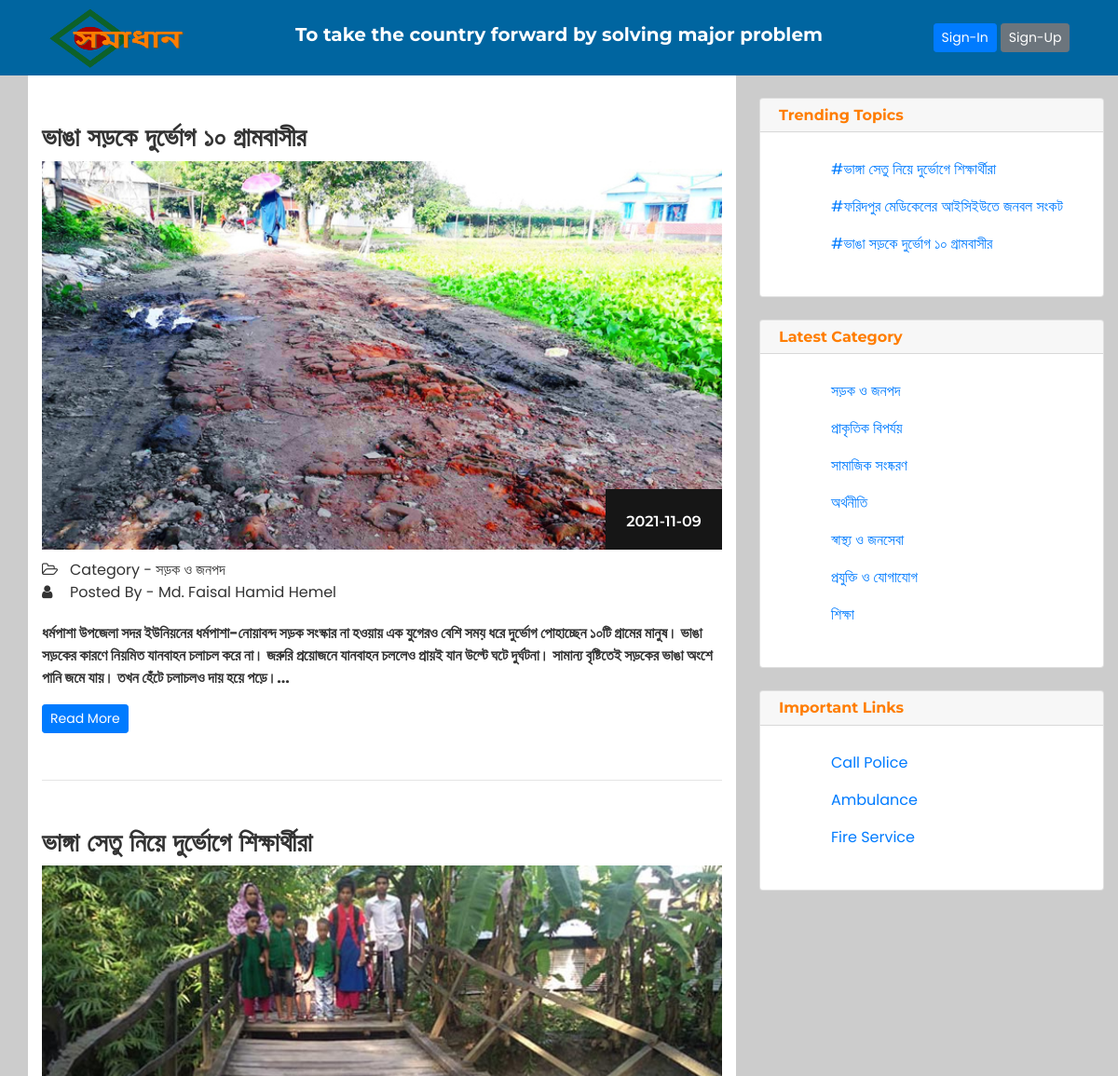
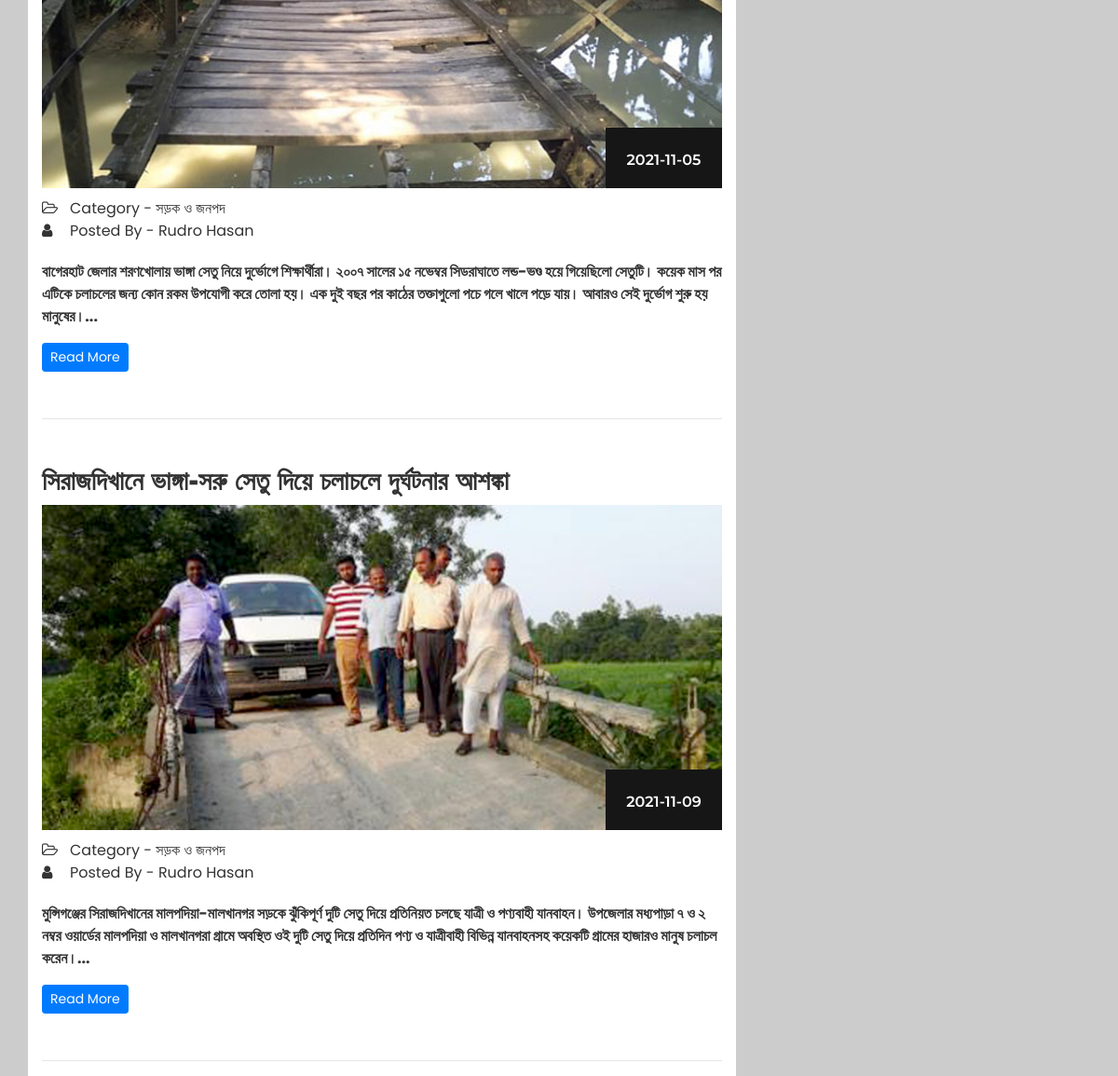
The app's page /singlecategory.php?viewcat=সড়ক ও জনপদ with its own data (2 pictures, top to bottom).
### tables this page shows
CREATE TABLE `blog` (
  `post_id` int(5) NOT NULL,
  `post_title` varchar(255) NOT NULL,
  `long_title` mediumtext NOT NULL,
  `post_desc` mediumtext NOT NULL,
  `post_thumb` mediumtext NOT NULL,
  `location` varchar(255) NOT NULL,
  `post_date` date NOT NULL,
  `post_author` varchar(255) NOT NULL,
  `aut_id` int(11) NOT NULL,
  `post_category` varchar(255) NOT NULL,
  `post_status` varchar(255) NOT NULL
);

CREATE TABLE `categories` (
  `cat_id` int(5) NOT NULL,
  `cat_name` varchar(255) NOT NULL
);

### singlecategory.php (the view, shortened to what this page needs)
<?php include "inc/header.php"; ?>
<section class="parent-sec" id="beginpage">
	<div class="container">
		<div class="row">
			<div class="col-md-8 bg-white">
		<?php
			if (isset($_GET['viewcat'])) {
			  $viewcat = $_GET['viewcat'];
				$readPost = "SELECT * FROM blog WHERE post_category='$viewcat' ORDER BY post_id DESC";
				$showPost = mysqli_query($connection, $readPost);
				while ($row = mysqli_fetch_assoc($showPost)) {
					$post_id          = $row['post_id'];
	              	$post_title       = $row['post_title'];
	              	$long_title       = $row['long_title'];
	                $post_thumb       = $row['post_thumb'];
	                $post_date        = $row['post_date'];
	                $post_author      = $row['post_author'];
	                $post_category    = $row['post_category'];
			?>
					<div class="blog-post">
					<h2><b><?php echo $post_title; ?></b></h2>
					<div class="blog-thumbnail">
						<img src="user/img/posts/<?php echo $post_thumb; ?>" class="img-fluid post-img">
						<div class="blog-date">
							<h6><?php echo $post_date; ?></h6>
						</div>
					</div>
					<div class="blog-info">
						<ul>
							<li><i class="fa fa-folder-open-o"></i>Category - <?php echo $post_category; ?></li>
							<li><i class="fa fa-user"></i>Posted By - <?php echo $post_author; ?></li>
						</ul>
					</div>
					<p><b><?php echo $long_title; ?>...</b></p>
					<a href="user/viewfullpost.php?view_post=<?php echo $post_id; ?>" class="btn btn-primary btn-sm">Read More</a>
				</div>
				<hr>
		<?php
				}
			}
			else{ ?>
				<div class="alert alert-warning" role="alert">
				  No Category Selected!
				</div>
		<?php } ?>
			</div>
			<div class="col-md-4 d-none d-sm-block fixd custom-sitebar">
				<div class="card my-4 sidebar">
					<div class="card-header py-2">
					  <h6 class="m-0 font-weight-bold text-primary">Trending Topics</h6>
					</div>
					<div class="card-body">
					  	<ul>
					  		<?php
				                $selmostcom = "SELECT blog_id,post_id,post_title FROM comments,blog WHERE blog_id = post_id GROUP BY blog_id ORDER BY COUNT(blog_id) DESC LIMIT 5";
				                $slelectMostcom = mysqli_query($connection, $selmostcom);
				                while ($row = mysqli_fetch_assoc($slelectMostcom)) {
				                    $blog_idd = $row['blog_id'];
				                    $post_title  = $row['post_title'];
				                  ?>
				                  <li class="nav-item">
				                    <a class="nav-link" href="user/viewfullpost.php?view_post=<?php echo $blog_idd; ?>">#<?php echo $post_title; ?></a>
				                  </li>
				              <?php }
				              ?>
					  	</ul>
					</div>
				</div>
				<div class="card mb-4 sidebar">
					<div class="card-header py-2">
					  <h6 class="m-0 font-weight-bold text-primary">Latest Category</h6>
					</div>
					<div class="card-body">
					  	<ul>
					  		<?php
				                $selCat = "SELECT * FROM categories ORDER BY cat_id DESC";
				                $select_all_categories = mysqli_query($connection, $selCat);
				                while ($row = mysqli_fetch_assoc($select_all_categories)) {
				                    $cat_name = $row['cat_name'];
				                  ?>
				                  <li class="nav-item">
				                    <a class="nav-link" href="singlecategory.php?viewcat=<?php echo $cat_name; ?>"><?php echo $cat_name; ?></a>
				                  </li>
				              <?php }
				              ?>
					  	</ul>
					</div>
				</div>
				<div class="card mb-5 sidebar">
					<div class="card-header py-2">
					  <h6 class="m-0 font-weight-bold text-primary">Important Links</h6>
					</div>
					<div class="card-body">
					  	<ul>
					  		<li class="nav-item"><a class="nav-link" href="tel:999">Call Police</a></li>
					  		<li class="nav-item"><a class="nav-link" href="tel:999">Ambulance</a></li>
					  		<li class="nav-item"><a class="nav-link" href="http://www.fireservice.gov.bd/site/page/7676b3e3-aa06-4214-91b9-17d4cf042b4e/%E0%A6%B8%E0%A6%95%E0%A6%B2-%E0%A6%B8%E0%A7%8D%E0%A6%9F%E0%A7%87%E0%A6%B6%E0%A6%A8%E0%A7%87%E0%A6%B0-%E0%A6%A8%E0%A6%AE%E0%A7%8D%E0%A6%AC%E0%A6%B0/" target="_blank">Fire Service</a></li>
					  	</ul>
					</div>
				</div>
			</div>
		</div>
	</div>
</section>
<?php include "inc/footer.php"; ?>

### inc/header.php (shortened to what this page needs)
<!doctype html>
<html lang="en">
  <head>
    <link rel="stylesheet" href="https://stackpath.bootstrapcdn.com/bootstrap/4.3.1/css/bootstrap.min.css">
    <link rel="stylesheet" type="text/css" href="https://stackpath.bootstrapcdn.com/font-awesome/4.7.0/css/font-awesome.min.css">
    <link rel="stylesheet" type="text/css" href="css/style.css">
  </head>
  <body>
    <header class="sticky-top m-0 p-0 py-2">
      <div class="container">
        <div class="row">
          <div class="col-lg-2 text-center">
            <a href="index.php"><img src="img/My Post u.png" width="150" height="65"></a>
          </div>
          <div class="col-lg-8 d-flex align-items-center justify-content-center">
            <h5 class="text-white font-weight-bold">To take the country forward by solving major problem</h5>
          </div>
          <div class="col-lg-2 d-flex justify-content-center">
            <div class="d-flex align-items-center justify-content-end">
              <?php
                if (empty($activeUs)) { ?>
                  <a href="user/index.php" class="btn btn-primary btn-sm mr-1">Sign-In</a>
                  <a href="user/register.php" class="btn btn-secondary btn-sm ">Sign-Up</a>
               <?php
                  }
                  else{
                     ?>
                    <a href="user/addpost.php" class="btn btn-primary btn-sm mr-1">Write Post</a>
                <?php  } ?>
            </div>
          </div>
        </div>
      </div>
    </header>

### inc/footer.php (shortened to what this page needs)
  </body>
</html>

### css/style.css (style rules this page uses)
body { font-family: 'Poppins', sans-serif; color: #333; font-size: 16px; }
h1, h2, h3, h4, h5, h6 { font-family: 'Montserrat', sans-serif; }
p { font-family: 'Poppins', sans-serif; }
header { background: #0065a0; padding: 20px 0; }
.blog-post { margin: 50px 0; }
.blog-post h2 { font-size: 28px; font-weight: 600; text-transform: capitalize; }
.blog-thumbnail { position: relative; }
.blog-date { position: absolute; width: 125px; height: 65px; background-color: #161616; bottom: 0; right: 0; text-align: center; }
.blog-date h6 { color: #fff; font-size: 16px; font-weight: 600; margin-top: 25px; }
.blog-info ul { padding: 0; margin-top: 10px; }
.blog-info ul li { list-style: none; }
.blog-info .fa { margin-right: 10px; width: 20px; }
.blog-post p { margin-top: 20px; }
.parent-sec { background: #ccc; }
.sidebar h6 { color: #FF7D00!important; }
.sidebar ul { list-style: none; }
.post-img { width: 100%; }
.fixd { position: fixed; right: 00px; overflow: scroll; height: 90%; }

### records on screen
blog: post_title "ভাঙা সড়কে দুর্ভোগ ১০ গ্রামবাসীর", post_thumb (picture), post_date "2021-11-09", post_category "সড়ক ও জনপদ", post_author "Md. Faisal Hamid Hemel", long_title "ধর্মপাশা উপজেলা সদর ইউনিয়নের ধর্মপাশা-নোয়াবন্দ সড়ক সংস্কার না হওয়ায় এক যুগেরও বেশি সময় ধরে দুর্ভোগ পোহাচ্ছেন ১০টি গ্রামের মানুষ। ভাঙা সড়কের কারণে নিয়মিত যানবাহন চলাচল করে না। জরুরি প্রয়োজনে যানবাহন চললেও প্রায়ই যান উল্টে ঘটে দুর্ঘটনা। সামান্য বৃষ্টিতেই সড়কের ভাঙা অংশে পানি জমে যায়। তখন হেঁটে চলাচলও দায় হয়ে পড়ে।"
blog: post_title "ভাঙ্গা সেতু নিয়ে দুর্ভোগে শিক্ষার্থীরা", post_thumb (picture), post_date "2021-11-05", post_category "সড়ক ও জনপদ", post_author "Rudro Hasan", long_title "বাগেরহাট জেলার শরণখোলায় ভাঙ্গা সেতু নিয়ে দুর্ভোগে শিক্ষার্থীরা। ২০০৭ সালের ১৫ নভেম্বর সিডরাঘাতে লন্ড-ভণ্ড হয়ে গিয়েছিলো সেতুটি। কয়েক মাস পর এটিকে চলাচলের জন্য কোন রকম উপযোগী করে তোলা হয়। এক দুই বছর পর কাঠের তক্তাগুলো পচে গলে খালে পড়ে যায়। আবারও সেই দুর্ভোগ শুরু হয় মানুষের।"
blog: post_title "সিরাজদিখানে ভাঙ্গা-সরু সেতু দিয়ে চলাচলে দুর্ঘটনার আশঙ্কা", post_thumb (picture), post_date "2021-11-09", post_category "সড়ক ও জনপদ", post_author "Rudro Hasan", long_title "মুন্সিগঞ্জের সিরাজদিখানের মালপদিয়া-মালখানগর সড়কে ঝুঁকিপূর্ণ দুটি সেতু দিয়ে প্রতিনিয়ত চলছে যাত্রী ও পণ্যবাহী যানবাহন। উপজেলার মধ্যপাড়া ৭ ও ২ নম্বর ওয়ার্ডের মালপদিয়া ও মালখানগরা গ্রামে অবস্থিত ওই দুটি সেতু দিয়ে প্রতিদিন পণ্য ও যাত্রীবাহী বিভিন্ন যানবাহনসহ কয়েকটি গ্রামের হাজারও মানুষ চলাচল করেন।"
blog: post_title "ফরিদপুর মেডিকেলের আইসিইউতে জনবল সংকট"
categories: cat_name "সড়ক ও জনপদ"
categories: cat_name "প্রাকৃতিক বিপর্যয়"
categories: cat_name "সামাজিক সংষ্করণ"
categories: cat_name "অর্থনীতি"
categories: cat_name "স্বাস্থ্য ও জনসেবা"
categories: cat_name "প্রযুক্তি ও যোগাযোগ"
categories: cat_name "শিক্ষা"
